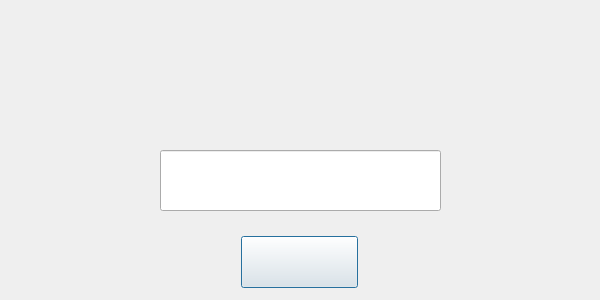
<?xml version="1.0" encoding="UTF-8"?>
<ui version="4.0">
 <class>Login</class>
 <widget class="QDialog" name="Login">
  <property name="geometry">
   <rect>
    <x>0</x>
    <y>0</y>
    <width>600</width>
    <height>300</height>
   </rect>
  </property>
  <property name="windowTitle">
   <string>动物连连看</string>
  </property>
  <widget class="QLabel" name="label">
   <property name="geometry">
    <rect>
     <x>0</x>
     <y>0</y>
     <width>600</width>
     <height>300</height>
    </rect>
   </property>
   <property name="text">
    <string/>
   </property>
   <property name="pixmap">
    <pixmap resource="icon.qrc">:/new/jpg/source/排行榜/昵称.jpg</pixmap>
   </property>
  </widget>
  <widget class="QLineEdit" name="lineEdit">
   <property name="geometry">
    <rect>
     <x>160</x>
     <y>150</y>
     <width>281</width>
     <height>61</height>
    </rect>
   </property>
   <property name="font">
    <font>
     <family>Ink Free</family>
     <pointsize>20</pointsize>
    </font>
   </property>
  </widget>
  <widget class="QPushButton" name="pushButton">
   <property name="geometry">
    <rect>
     <x>241</x>
     <y>236</y>
     <width>117</width>
     <height>52</height>
    </rect>
   </property>
   <property name="text">
    <string/>
   </property>
   <property name="iconSize">
    <size>
     <width>117</width>
     <height>52</height>
    </size>
   </property>
  </widget>
 </widget>
 <resources>
  <include location="icon.qrc"/>
 </resources>
 <connections/>
</ui>
